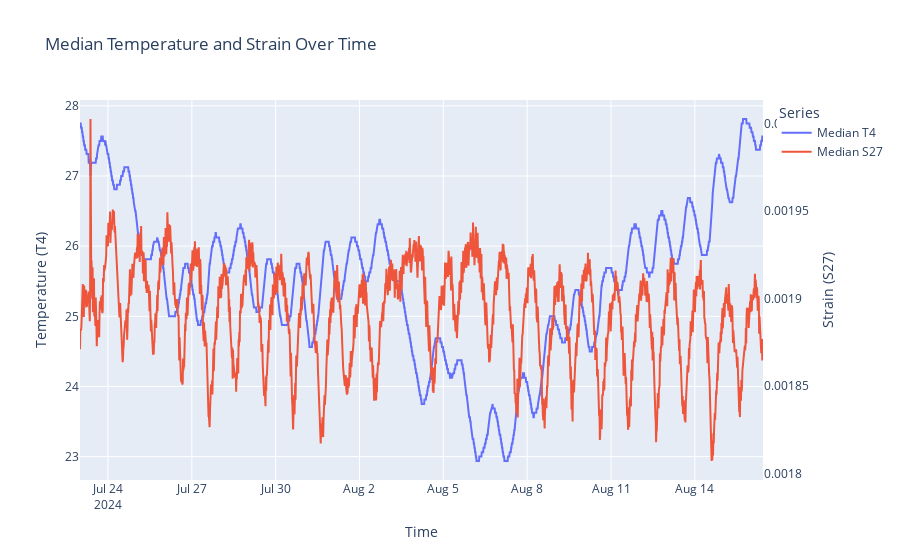

The cell this chart's notebook holds for it:
### Code cell
import plotly.graph_objects as go

# Assuming df is your DataFrame with the columns 'time_bin', 'median_T4', and 'median_S27'

fig = go.Figure()

# Add trace for temperatures
fig.add_trace(go.Scatter(
    x=df['time_bin'],
    y=df['median_T4'],
    mode='lines',
    name='Median T4',
    yaxis='y1'
))

# Add trace for strains
fig.add_trace(go.Scatter(
    x=df['time_bin'],
    y=df['median_S27'],
    mode='lines',
    name='Median S27',
    yaxis='y2'
))

# Update layout with two y-axes
fig.update_layout(
    title='Median Temperature and Strain Over Time',
    xaxis_title='Time',
    yaxis_title='Temperature (T4)',
    yaxis=dict(
        title='Temperature (T4)',
        side='left'
    ),
    yaxis2=dict(
        title='Strain (S27)',
        side='right',
        overlaying='y',
        showgrid=False
    ),
    legend_title='Series',
    hovermode="x unified"
)

# Show the plot
fig.show()

### Figure 1 — Plotly figure (JSON) as saved in the notebook; plotly's stock layout.template omitted (floating-point values rounded to 4 significant figures; data arrays with more than 128 entries replaced by an {"elided": "..."} marker saying what was removed)
{"data": [{"mode": "lines", "name": "Median T4", "type": "scatter", "x": {"elided": "1954 str values"}, "y": {"elided": "1954 float values"}, "yaxis": "y"}, {"mode": "lines", "name": "Median S27", "type": "scatter", "x": {"elided": "1954 str values"}, "y": {"elided": "1954 float values"}, "yaxis": "y2"}], "layout": {"hovermode": "x unified", "legend": {"title": {"text": "Series"}}, "title": {"text": "Median Temperature and Strain Over Time"}, "xaxis": {"title": {"text": "Time"}}, "yaxis": {"side": "left", "title": {"text": "Temperature (T4)"}}, "yaxis2": {"overlaying": "y", "showgrid": false, "side": "right", "title": {"text": "Strain (S27)"}}}}
